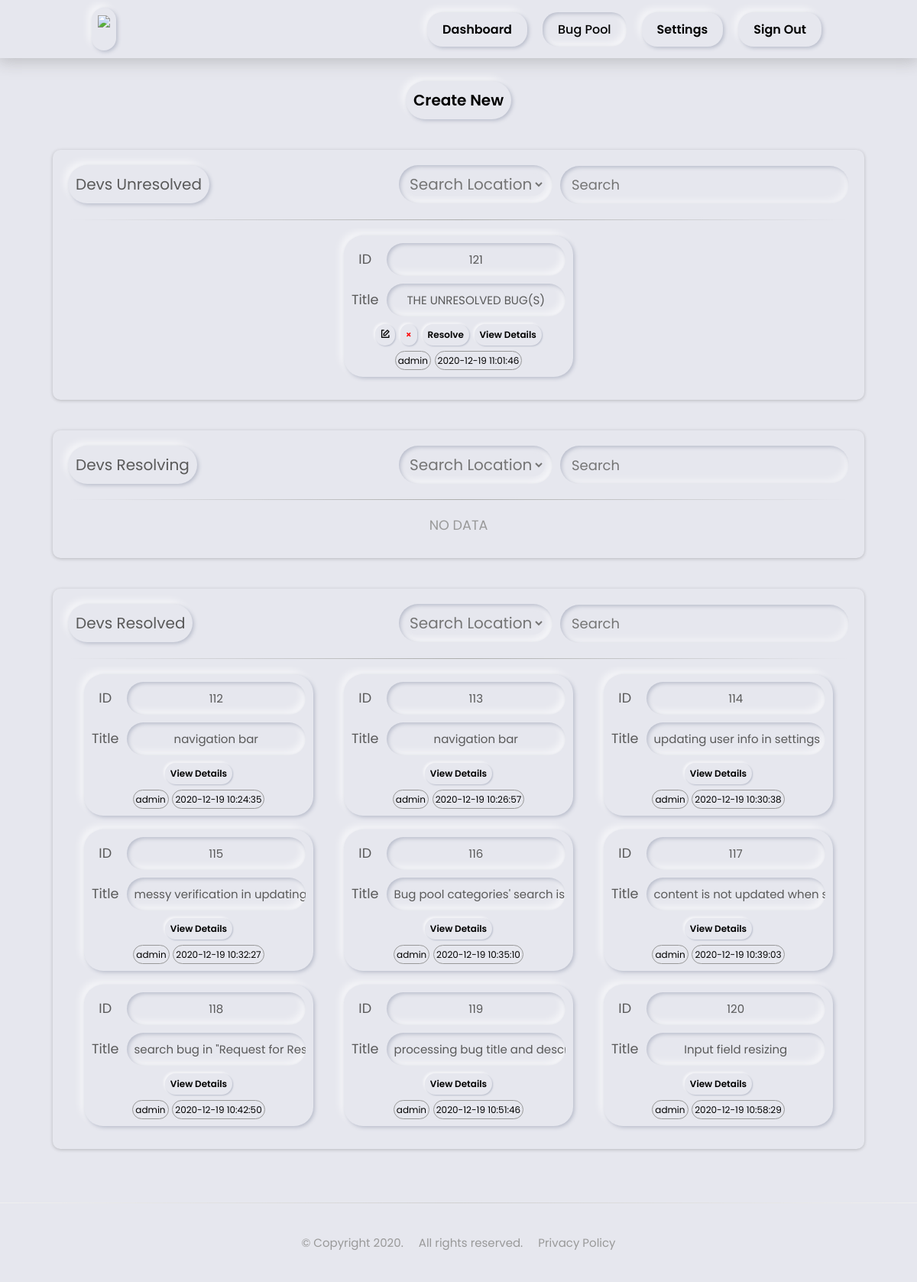
/bugpool.php (signed in), run on the app's committed database.
### tables this page shows
CREATE TABLE `bugs` (
  `id` int(11) NOT NULL,
  `datetime` datetime NOT NULL,
  `title` varchar(128) NOT NULL,
  `description` mediumtext NOT NULL,
  `status` int(11) NOT NULL,
  `approved` int(11) NOT NULL DEFAULT 0,
  `author` varchar(64) NOT NULL,
  `solver` varchar(64) NOT NULL,
  `solving` longtext DEFAULT NULL CHECK (json_valid(`solving`)),
  `request` longtext DEFAULT NULL CHECK (json_valid(`request`))
);

### include/getResolved.php (the view, shortened to what this page needs)
<?php
    $result = mysqli_query($con,"SELECT * FROM bugs WHERE status=2");
    $resolved = "<span class=\"NO_DATA\">NO DATA</span>";
    if($result == true){
        $data = mysqli_fetch_all($result);
        if(count($data) > 0){
            $resolved = "";
        }
        for($i = 0; $i < count($data); $i++){
            $resolved .= "
            <div id='bugItem".$data[$i][0]."' class='neuH cardcontent bugShort'>
                <div class='cardcontent'>
                    <span>ID</span>
                    <div class='neuL resHScroll'>
                        <span>".$data[$i][0]."</span>
                    </div>
                    <span>Title</span>
                    <div class='neuL resHScroll'>
                        <span>".$data[$i][2]."</span>
                    </div>
                </div>
                <button onclick='viewdetailsResolved(this)' value='".$data[$i][0]."' class='itemsHovFX'>View Details</button>
                <br>
                <span>".$data[$i][6]."</span>
                <span>".$data[$i][1]."</span>
            </div>";
        }
    }
?>

### bugpool.php (shortened to what this page needs)
<!DOCTYPE html>
<html>
    <head>
        <link rel="stylesheet" type="text/css" href="css/styles.css">
        <link rel="stylesheet" type="text/css" href="css/cred.css">
        <link rel="stylesheet" type="text/css" href="css/bugpool.css">
    </head>
<?php
    include('include/header.php');
    include('include/getUnresolved.php');
    include('include/getResolving.php');
    include('include/getResolved.php');
?>
        <div class="subcontent">
            <div onclick="document.getElementsByClassName('modal')[0].style.display = 'block';" class="createNew neuH itemsHovFX">
                Create New
            </div>
            <div class="card depthFX">
                <div class="bpCategoryHead">
                    <div class="neuH">Devs Unresolved</div>
                    <div class="searchWParam">
                        <div class="neuL">
                            <select name='param'>
                                <option value='' disabled selected>Search Location</option>
                            </select>
                        </div>
                        <div class="field">
                            <input onkeyup="searchUnresolved(this)" name="search" type="text" placeholder="Search"/>
                        </div>
                    </div>
                    <hr style="width: 100%;" class="styled">
                    <div class="bugscontent">
                        <?php echo $unresolved; ?>
                    </div>
                </div>
            </div>
            <div class="card depthFX">
                <div class="bpCategoryHead">
                    <div class="neuH">Devs Resolving</div>
                    <div class="searchWParam">
                        <div class="neuL">
                            <select name='param'>
                                <option value='' disabled selected>Search Location</option>
                            </select>
                        </div>
                        <div class="field">
                            <input onkeyup="searchResolving(this)" name="search" type="text" placeholder="Search"/>
                        </div>
                    </div>
                    <hr style="width: 100%;" class="styled">
                    <div class="bugscontent">
                        <?php echo $resolving; ?>
                    </div>
                </div>
            </div>
            <div class="card depthFX">
                <div class="bpCategoryHead">
                    <div class="neuH">Devs Resolved</div>
                    <div class="searchWParam">
                        <div class="neuL">
                            <select name='param'>
                                <option value='' disabled selected>Search Location</option>
                            </select>
                        </div>
                        <div class="field">
                            <input onkeyup="searchResolved(this)" name="search" type="text" placeholder="Search"/>
                        </div>
                    </div>
                    <hr style="width: 100%;" class="styled">
                    <div class="bugscontent">
                        <?php echo $resolved; ?>
                    </div>
                </div>
            </div>
        </div>
<?php include('include/footer.php'); ?>

### include/header.php (shortened to what this page needs)
<body>
    <nav>
        <div class="items icon">
            <img src="img/a1.png" hegiht="40px" width="40px">
        </div>
        <div style="margin: 5px 5px 5px 0px">
            <ul class="menuItems">
                <li>
                    <a id="index" href="index.php">
                        <div class="items itemsHovFX">Dashboard</div>
                    </a>
                </li>
                <li>
                    <a id="bugpool" href="bugpool.php">
                        <div class="items itemsHovFX">Bug Pool</div>
                    </a>
                </li>
                <li>
                    <a id="settings" href="settings.php">
                        <div class="items itemsHovFX">Settings</div>
                    </a>
                </li>
                <li>
                    <a href="signout.php">
                        <div class="items itemsHovFX">Sign Out</div>
                    </a>
                </li>
            </ul>
        </div>
    </nav>

### include/getUnresolved.php (shortened to what this page needs)
<?php
    $result = mysqli_query($con,"SELECT * FROM bugs WHERE status=0");
    $unresolved = "<span class=\"NO_DATA\">NO DATA</span>";
    if($result == true){
        $data = mysqli_fetch_all($result);
        if(count($data) > 0){
            $unresolved = "";
        }
        for($i = 0; $i < count($data); $i++){
            $unresolved .= "
            <div id='bugItem".$data[$i][0]."' class='neuH cardcontent bugShort'>
                <div class='cardcontent'>
                    <span>ID</span>
                    <div class='neuL resHScroll'>
                        <span>".$data[$i][0]."</span>
                    </div>
                    <span>Title</span>
                    <div class='neuL resHScroll'>
                        <span>".$data[$i][2]."</span>
                    </div>
                </div>"
                .($data[$i][6] === $_SESSION['username'] ? "
                <button onclick='update(this)' value='".$data[$i][0]."' class='itemsHovFX'><span class='icon-write'></span></button>
                <button onclick='deleteBug(this)' value='".$data[$i][0]."' class='itemsHovFX' style='color:red'>&times;</button>
                " : "").
                "<button onclick='resolve(this)' value='".$data[$i][0]."' class='itemsHovFX'>Resolve</button>
                <button onclick='viewdetails(this)' value='".$data[$i][0]."' class='itemsHovFX'>View Details</button>
                <br>
                <span>".$data[$i][6]."</span>
                <span>".$data[$i][1]."</span>
            </div>";
        }
    }
?>

### include/getResolving.php (shortened to what this page needs)
<?php
    $resolving = "<span class=\"NO_DATA\">NO DATA</span>";
?>

### include/footer.php (shortened to what this page needs)
<footer>
            <div class="footercontent">
                <a><div class="footerwrap">&copy; Copyright 2020.</div></a>
                <a><div class="footerwrap">All rights reserved.</div></a>
                <a href="https://www.privacypolicies.com/generic/" target="_blank"><div class="footerwrap">Privacy Policy</div></a>
            </div>
        </footer>
    </body>
</html>

### css/styles.css (style rules this page uses)
* { margin:0; padding: 0; box-sizing: border-box; font-family: 'Poppins', sans-serif; background-color: #e6e7ee; word-break: break-word; }
hr.styled { width: 70%; border: 0; height: 1px; background-image: -webkit-linear-gradient(left, #e6e7ee, #adaead, #e6e7ee); }
nav { padding: 10px 10vw; display: flex; flex-wrap: wrap; flex-direction: row; justify-content: space-between; align-items: center; align-content: center; position: relative; transition: position 0.5s ease-in-out; top: 0; box-shadow: 0 2px 20px 3px rgba(128, 128, 128, 0.397); z-index: 1; }
.menuItems li { list-style-type: none; float: left; font-weight: 500; margin-left: 20px; }
.menuItems a { text-decoration: none; display: block; color: black; }
.items { padding: 10px 20px; border-radius: 20px; box-shadow: 2px 2px 5px #babecc, -5px -5px 10px #ffffff99; transition: box-shadow 0.5s ease-in-out; }
.icon { padding: 8px; height: 56px; }
.itemsHovFX { color: black; font-weight: 600; }
.active { box-shadow: inset 2px 2px 5px #babecc, inset -5px -5px 10px #ffffff99; }
.depthFX { box-shadow: 0 1px 4px 0 #4b4b4b4c; }
.subcontent { padding: 30px 10px; display: flex; flex-wrap: wrap; flex-direction: row; justify-content: center; align-items: baseline; font-size: 20px; top: 50vh; }
.card { box-shadow: 0 1px 4px 0 #4b4b4b4c; padding: 20px; text-align: center; background-color: #e6e7ee; color: #999999; border-radius: 10px; }
.cardcontent { display: grid; grid-template-columns: auto auto; grid-row: auto; justify-items: center; align-items: center; grid-row-gap: 10px; grid-column-gap: 10px; }
.neuH { display: inline-block; color: #595959; padding: 10px; border-radius: 25px; box-shadow: 2px 2px 5px #babecc, -5px -5px 10px #ffffff99; overflow-wrap: break-word; word-wrap: break-word; hyphens: auto; }
.neuL { display: inline-block; color: #595959; padding: 10px; border-radius: 25px; box-shadow: inset 2px 2px 5px #babecc, inset -5px -5px 10px #ffffff99; overflow-wrap: break-word; word-wrap: break-word; hyphens: auto; }
footer { margin-top: 40px; padding: 40px 0; border-top: 1px solid; border-image-slice: 1; border-image-source: -webkit-linear-gradient(left, #f0f0f0, #D0D0D0, #f0f0f0);; color: #999999; }
.footercontent { display: flex; justify-content: center; align-items: baseline; flex-wrap: wrap; flex-direction: row; overflow: auto; }
footer a { text-decoration: none; color: #999999; }
.footerwrap { margin: 0 10px; font-size: 15px; }

### css/cred.css (style rules this page uses)
.field { margin: 20px 0; margin-top: 0; }
.field input { height: 100%; width: 100%; padding: 0 15px; font-size: 18px; outline: none; border: none; color: #595959; border-radius: 25px; box-shadow: inset 2px 2px 5px #babecc, inset -5px -5px 10px #ffffff73; }
button { margin-top: 20px; padding: 0 5px; width: 100%; height: 50px; color: #000; font-size: 18px; font-weight: 600; border: none; outline: none; cursor: pointer; border-radius: 25px; box-shadow: 2px 2px 5px #babecc, -5px -5px 10px #ffffff99; }

### data on the page
bugs: id "121", title "THE UNRESOLVED BUG(S)", author "admin", datetime "2020-12-19 11:01:46"
bugs: id "112", title "navigation bar", author "admin", datetime "2020-12-19 10:24:35"
bugs: id "113", title "navigation bar", author "admin", datetime "2020-12-19 10:26:57"
bugs: id "114", title "updating user info in settings", author "admin", datetime "2020-12-19 10:30:38"
bugs: id "115", title "messy verification in…", author "admin", datetime "2020-12-19 10:32:27"
bugs: id "116", title "Bug pool categories' search is…", author "admin", datetime "2020-12-19 10:35:10"
bugs: id "117", title "content is not updated when…", author "admin", datetime "2020-12-19 10:39:03"
bugs: id "118", title "search bug in \"Request for…", author "admin", datetime "2020-12-19 10:42:50"
bugs: id "119", title "processing bug title and…", author "admin", datetime "2020-12-19 10:51:46"
bugs: id "120", title "Input field resizing", author "admin", datetime "2020-12-19 10:58:29"
